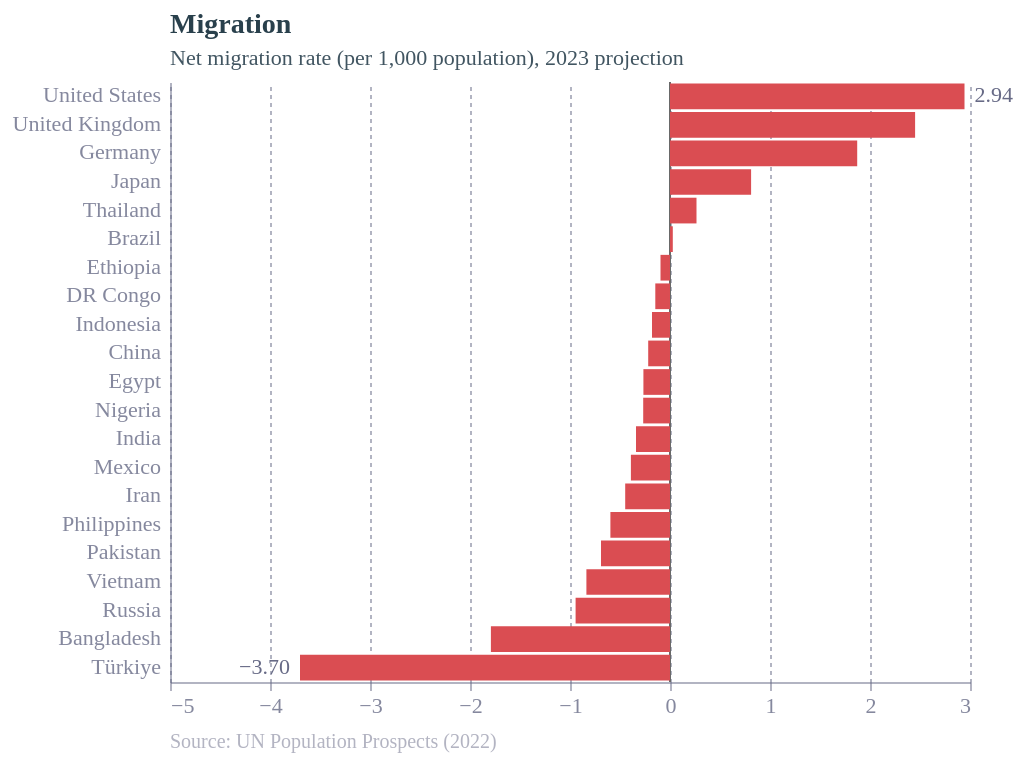

Write the Vega-Lite specification saved for this chart.
### Vega-Lite specification from a JSON file in a GitHub repository (floating-point values rounded to 4 significant figures)
{"config": {"font": "Circular Std", "text": {"color": "#676A86", "align": "left", "baseline": "middle", "dx": 7, "dy": 0, "fontSize": 11}, "view": {"stroke": null, "continuousWidth": 400, "continuousHeight": 300, "discreteWidth": 400, "discreteHeight": 300}, "bar": {"color": "#179fdb"}, "line": {"color": "#e6224b"}, "rule": {"color": "#676A86"}, "area": {"opacity": 0.3}, "point": {"filled": true, "size": 80, "color": "#e6224b", "opacity": 0.95}, "geoshape": {"stroke": "white", "strokeWidth": 0.3}, "rect": {"fill": "#d6d4d4", "opacity": 0.3}, "axis": {"labelColor": "#676A86", "labelFontSize": 11, "labelFont": "Circular Std", "labelOpacity": 0.8, "tickColor": "#676A86", "tickOpacity": 0.5, "domainColor": "#676A86", "domainOpacity": 0.5, "gridColor": "#676A86", "gridDash": [2, 2], "gridOpacity": 0.5, "title": null, "titleColor": "#676A86", "titleOpacity": 0.8, "tickSize": 4}, "axisXDiscrete": {"grid": false, "labelAngle": 0, "tickCount": 10, "tickOpacity": 0.5, "title": null}, "axisYDiscrete": {"ticks": false, "labelPadding": 5}, "axisXTemporal": {"grid": false, "ticks": true}, "axisXQuantitative": {"grid": true}, "axisYQuantitative": {"gridColor": "#676A86", "gridDash": [1, 5], "gridOpacity": 0.5, "ticks": false, "labelPadding": 5, "tickCount": 8, "titleAngle": 0, "titleAlign": "left", "titleBaseline": "bottom", "titleX": 0, "titleY": -5}, "title": {"color": "#122b39E6", "subtitleColor": "#122b39CC", "font": "Circular Std", "subtitleFont": "Circular Std", "anchor": "start", "dx": 24, "fontSize": 14, "subtitleFontSize": 11, "subtitlePadding": 4, "offset": 0}, "legend": {"titleColor": "#122b39", "title": null, "labelColor": "#122b39", "labelFontSize": 11}}, "layer": [{"data": {"name": "data-d285a7403ed98ae579761d64a864032b"}, "mark": {"type": "rule", "color": "dimgrey"}, "encoding": {"x": {"field": "x", "type": "quantitative"}}}, {"data": {"name": "data-ef833affc1e2ad889f47418ad0dc74e2"}, "mark": {"type": "bar", "color": "rgb(218,77,82)"}, "encoding": {"x": {"field": "Net Migration Rate", "scale": {"domain": [-4.2, 3]}, "type": "quantitative"}, "y": {"field": "Country", "sort": "-x", "type": "nominal"}}, "title": {"text": "Migration", "anchor": "start", "dx": 0, "fontSize": 14, "frame": "group", "offset": 6, "subtitle": ["Net migration rate (per 1,000 population), 2023 projection"]}}, {"data": {"name": "data-ef833affc1e2ad889f47418ad0dc74e2"}, "mark": {"type": "text", "align": {"expr": "datum[\"Net Migration Rate\"] < 0 ? \"right\" : \"left\""}, "dx": {"expr": "datum[\"Net Migration Rate\"] < 0 ? -5 : 5"}}, "encoding": {"opacity": {"condition": {"test": {"field": "ISO3", "oneOf": ["TUR", "USA"]}, "value": 1}, "value": 0}, "text": {"field": "Net Migration Rate", "format": ".2f", "type": "quantitative"}, "x": {"field": "Net Migration Rate", "type": "quantitative"}, "y": {"field": "Country", "sort": "-x", "type": "nominal"}}}, {"data": {"name": "data-d285a7403ed98ae579761d64a864032b"}, "mark": {"type": "text", "align": "left", "dx": 0, "dy": 0, "fontSize": 10, "opacity": 0.5, "text": "Source: UN Population Prospects (2022)"}, "encoding": {"x": {"value": 0}, "y": {"value": 330}}}], "width": 400, "$schema": "https://vega.github.io/schema/vega-lite/v5.17.0.json", "datasets": {"data-d285a7403ed98ae579761d64a864032b": [{"x": 0}], "data-ef833affc1e2ad889f47418ad0dc74e2": [{"Country": "Ethiopia", "ISO3": "ETH", "Year": 2023.0, "Net Migrants": -12.0, "Net Migration Rate": -0.095}, {"Country": "DR Congo", "ISO3": "COD", "Year": 2023.0, "Net Migrants": -15.0, "Net Migration Rate": -0.147}, {"Country": "Egypt", "ISO3": "EGY", "Year": 2023.0, "Net Migrants": -30.0, "Net Migration Rate": -0.266}, {"Country": "Nigeria", "ISO3": "NGA", "Year": 2023.0, "Net Migrants": -60.0, "Net Migration Rate": -0.268}, {"Country": "China", "ISO3": "CHN", "Year": 2023.0, "Net Migrants": -310.2, "Net Migration Rate": -0.218}, {"Country": "Japan", "ISO3": "JPN", "Year": 2023.0, "Net Migrants": 99.99, "Net Migration Rate": 0.811}, {"Country": "Bangladesh", "ISO3": "BGD", "Year": 2023.0, "Net Migrants": -310.0, "Net Migration Rate": -1.791}, {"Country": "India", "ISO3": "IND", "Year": 2023.0, "Net Migrants": -486.1, "Net Migration Rate": -0.34}, {"Country": "Iran", "ISO3": "IRN", "Year": 2023.0, "Net Migrants": -40.0, "Net Migration Rate": -0.448}, {"Country": "Pakistan", "ISO3": "PAK", "Year": 2023.0, "Net Migrants": -166.0, "Net Migration Rate": -0.69}, {"Country": "Indonesia", "ISO3": "IDN", "Year": 2023.0, "Net Migrants": -50.0, "Net Migration Rate": -0.18}, {"Country": "Philippines", "ISO3": "PHL", "Year": 2023.0, "Net Migrants": -70.0, "Net Migration Rate": -0.596}, {"Country": "Thailand", "ISO3": "THA", "Year": 2023.0, "Net Migrants": 19.0, "Net Migration Rate": 0.265}, {"Country": "Vietnam", "ISO3": "VNM", "Year": 2023.0, "Net Migrants": -82.7, "Net Migration Rate": -0.836}, {"Country": "Türkiye", "ISO3": "TUR", "Year": 2023.0, "Net Migrants": -318.1, "Net Migration Rate": -3.7}, {"Country": "Russia", "ISO3": "RUS", "Year": 2023.0, "Net Migrants": -136.4, "Net Migration Rate": -0.944}, {"Country": "United Kingdom", "ISO3": "GBR", "Year": 2023.0, "Net Migrants": 165.8, "Net Migration Rate": 2.451}, {"Country": "Germany", "ISO3": "DEU", "Year": 2023.0, "Net Migrants": 155.8, "Net Migration Rate": 1.872}, {"Country": "Mexico", "ISO3": "MEX", "Year": 2023.0, "Net Migrants": -50.24, "Net Migration Rate": -0.391}, {"Country": "Brazil", "ISO3": "BRA", "Year": 2023.0, "Net Migrants": 6.0, "Net Migration Rate": 0.028}, {"Country": "United States", "ISO3": "USA", "Year": 2023.0, "Net Migrants": 999.7, "Net Migration Rate": 2.945}]}, "height": 300}
